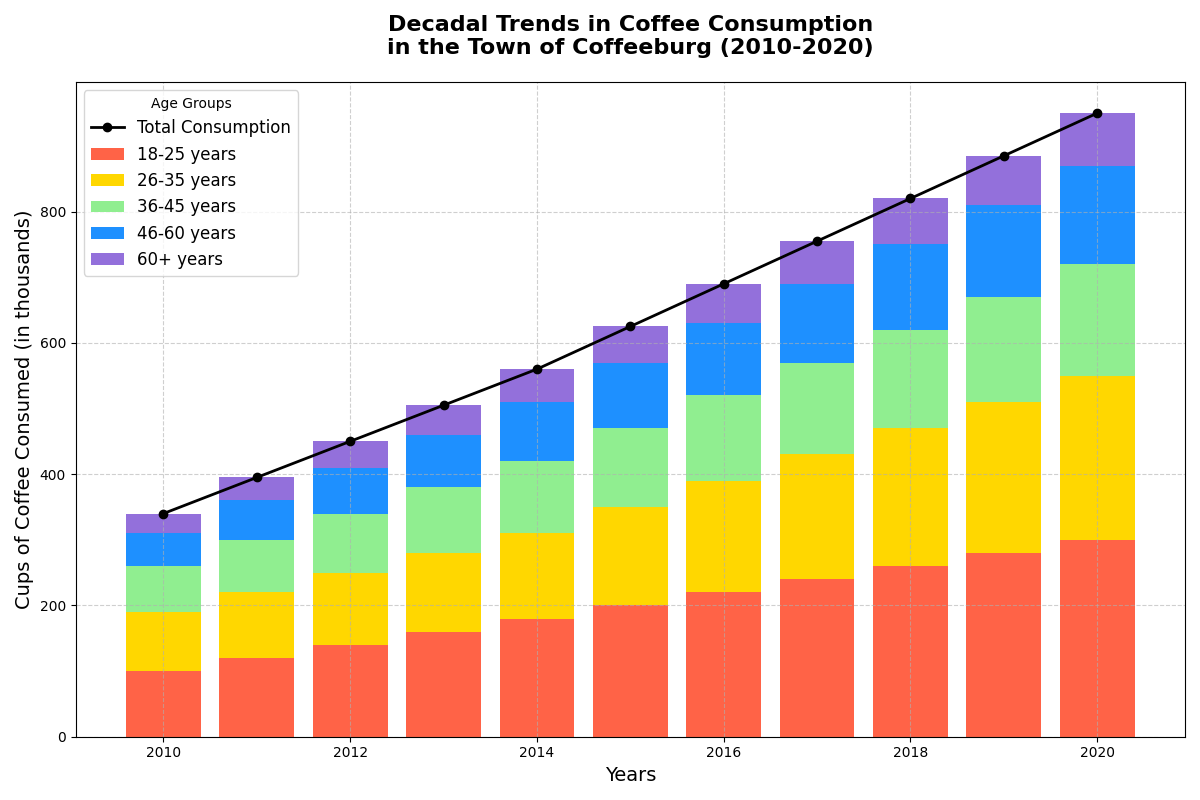

Generate this figure with Python:
import matplotlib.pyplot as plt
import numpy as np

# Backstory: The chart presents the trends in coffee consumption in various age groups in a fictitious town over a decade.
# The study shows how different generations have adopted or changed their coffee-drinking habits from 2010 to 2020.

# Data for the chart
years = np.arange(2010, 2021)
age_groups = ['18-25', '26-35', '36-45', '46-60', '60+']
consumption = np.array([
    [100, 120, 140, 160, 180, 200, 220, 240, 260, 280, 300], # 18-25
    [90, 100, 110, 120, 130, 150, 170, 190, 210, 230, 250],  # 26-35
    [70, 80, 90, 100, 110, 120, 130, 140, 150, 160, 170],    # 36-45
    [50, 60, 70, 80, 90, 100, 110, 120, 130, 140, 150],      # 46-60
    [30, 35, 40, 45, 50, 55, 60, 65, 70, 75, 80]             # 60+
])

# Defining the color palette for each age group
colors = ['#FF6347', '#FFD700', '#90EE90', '#1E90FF', '#9370DB']

# Create subplots
fig, ax = plt.subplots(1, 1, figsize=(12, 8))

# Loop through each age group and create stacked bar chart
bottom_vals = np.zeros_like(consumption[0])
for i, age_group in enumerate(age_groups):
    ax.bar(years, consumption[i], bottom=bottom_vals, color=colors[i], label=f'{age_group} years')
    bottom_vals += consumption[i]

# Adding the cumulative consumption over the years as a line chart
cumulative_consumption = consumption.sum(axis=0)
ax.plot(years, cumulative_consumption, color='black', marker='o', linestyle='-', linewidth=2, markersize=6, label='Total Consumption')

# Titles and labels
ax.set_title('Decadal Trends in Coffee Consumption\nin the Town of Coffeeburg (2010-2020)', fontsize=16, weight='bold', pad=20)
ax.set_xlabel('Years', fontsize=14)
ax.set_ylabel('Cups of Coffee Consumed (in thousands)', fontsize=14)

# Adding legend
ax.legend(title='Age Groups', loc='upper left', fontsize=12)

# Enhance aesthetics
ax.grid(True, linestyle='--', alpha=0.6)

# Automatically adjust layout
plt.tight_layout()

# Show the plot
plt.show()
